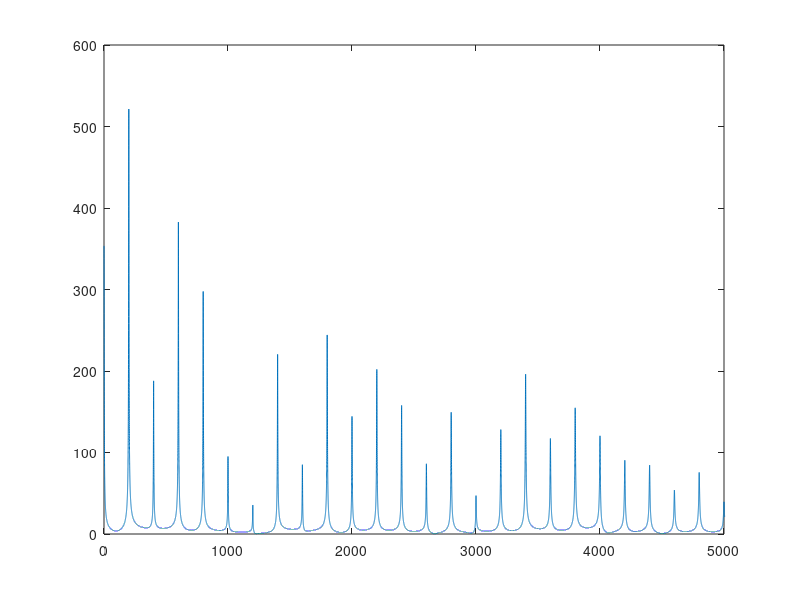

Source code (MATLAB):
% a5.m MUS 267, in class, Feb 27, 2023
% Karplus strong algorithm incorporating tuning (allpass
% interpolation) and decay shortening

fs = 44100;     % sampling rate
dur = 10;       % duration (seconds)
Ns = dur*fs;    % number of samples

fmin = 20;      % lowest frequency (Hz)
Tmax = 1/fmin;  % max period of lowest freq (seconds)
Mmax = Tmax*fs;   % maximum delay = fs/f0;

% playing parameters
f0 = 200;
%f0 = 80; 
%M = round(fs/f0);

% set note duration
T60 = 1;        % duration, seconds (less than dur)
tau = -T60/log(0.001);
rho =  exp( -1/(f0*tau)/abs(cos(pi*f0/fs)) );

% set lowpass filter (Ha)
B = rho*[.5 .5];
A = 1;
state = 0;
Pa = 0.5;    % phase delay, samples
% pseudo code if Pa is function of frequency
% Ha = freqz(B, A, 'whole, length(faxis)); % frequency response
% Paf = angle(Ha)/wT;                      % phase response divided
                                           % by omegaT is phase delay
% Pa = Paf(fi)                             % index phase delay at f0                                                         

% set allpas filter (Hc)
P1 = fs/f0;               % period, samples
M = floor(P1 - Pa - eps); % delay line length
Pc = P1 - M - Pa;
C = (1 - Pc)/(1 + Pc);
Bc = [C 1];
Ac = [1 C];
stateC = 0;


dline = zeros(Mmax, 1);  % circular delay line buffer

% input signal
%x = [1; zeros(Ns-1, 1)]; 
x = [1 - 2*rand(M, 1); zeros(Ns-M, 1)];
y = zeros(Ns, 1);        % output signal

iptr = 1;                % input pointer
optr = 1;                % output pointer

for n = 1:Ns
    
    % set out pointer relative to in pointer
    optr = iptr - M;
    if (optr < 1) 
        optr = optr + Mmax; 
    end

    % read from delay line
    z = dline(optr); 
    [z, state] = filter(B, A, z, state);    % lowpass 
    [z, stateC] = filter(Bc, Ac, z, stateC); % allpass 

    y(n) = x(n) + z;
    
    % write to delay line
    dline(iptr) = y(n);
    
    
    % increment (in) pointer
    iptr = iptr + 1;
    if (iptr > Mmax) 
        iptr = iptr - Mmax; 
    end
end

Nfft = 2^nextpow2(length(y));
Y = fft(y, Nfft);
faxis = fs*[0:Nfft-1]'/Nfft;
plot(faxis, abs(Y)); set(gca, 'xlim', [0 5000]);